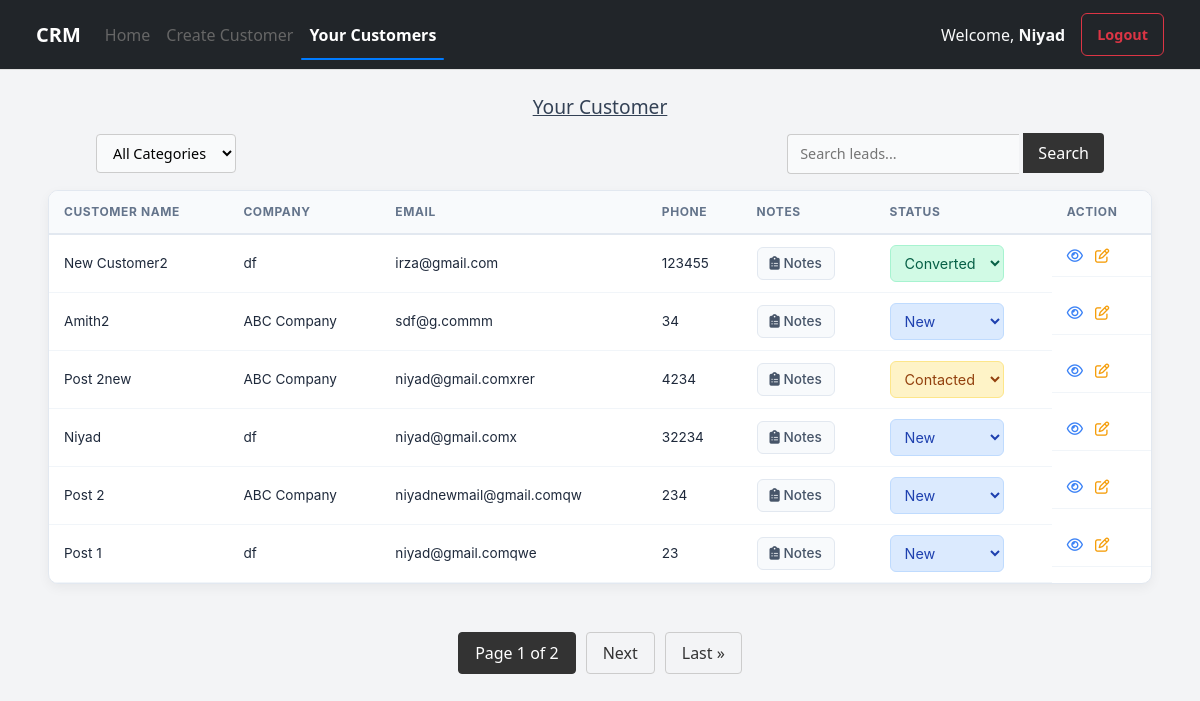
The page /customer-list/ (signed in) on the database as committed earlier.
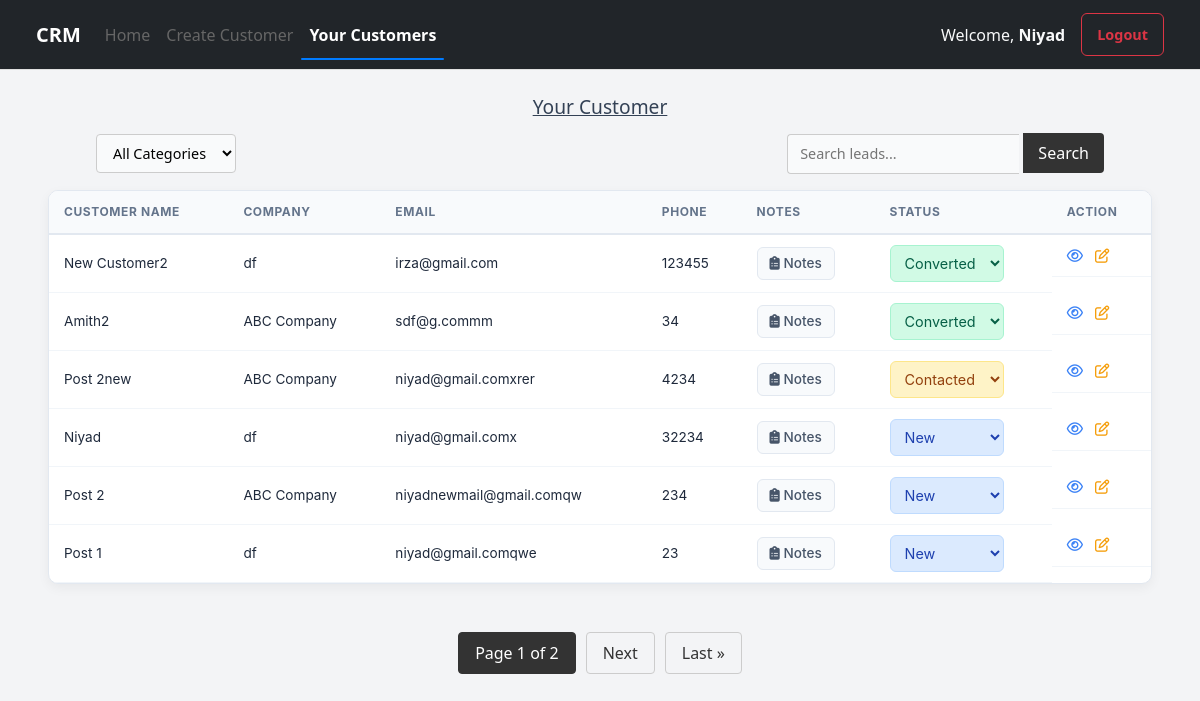
The same page on the database as committed later.
### crm/models.py (models this page shows, shortened)
class Customer(models.Model):
    LEAD_STATUS = [
        ('new', 'New'),
        ('contacted', 'Contacted'),
        ('follow_up', 'Follow Up'),
        ('converted', 'Converted'),
        ('lost', 'Lost'),
    ]
    name =  models.CharField(max_length=100)
    email = models.EmailField(unique=True)
    phone = models.IntegerField()
    company = models.CharField(max_length=100, blank=True)
    lead_status = models.CharField(max_length=20, choices=LEAD_STATUS, default='new')
    favorite_category = models.CharField(max_length=50,choices=CATEGORY_CHOICES)
    assigned_user = models.ForeignKey(User, on_delete=models.CASCADE, related_name='customers',blank=True,null=True)
    created_at = models.DateTimeField(auto_now_add=True)

### crm/views.py (the view, shortened to what this page needs)
# urls.py: path('customer-list/',customer_list,name="customer-list"),
@login_required
def customer_list(request):
    if not request.user.is_active:
        return redirect('login')
    if request.user.is_superuser:
        customers = Customer.objects.all()
        items_per_page = 7
    else:
        customers = Customer.objects.filter(assigned_user=request.user)
        items_per_page = 6
    status_value = request.GET.get('status', 'all_category')
    customer_filter = request.GET.get('customer_filter', 'all')
    search_q = request.GET.get('q', '')
    if search_q:
        customers = customers.filter(Q(name__icontains=search_q) | Q(company__icontains=search_q))
    if customer_filter == 'assigned':
        customers = customers.filter(assigned_user__isnull=False)
    elif customer_filter == 'unassigned':
        customers = customers.filter(assigned_user__isnull=True)
    if status_value in ['new', 'contacted', 'follow_up', 'converted', 'lost']:
        customers = customers.filter(lead_status=status_value)
    paginator = Paginator(customers,items_per_page)
    page_number = request.GET.get('page')
    page_obj = paginator.get_page(page_number)
    return render(request,'customer_list.html',{'customer_list':page_obj,'active_filter':customer_filter,'active_status_value':status_value,'search_q':search_q})

### templates/customer_list.html (shortened to what the changed rows need)
{% extends 'base.html' %}
{% block content %}
    <div class="table-wrapper">
        <table>
            <thead>
                <tr>
                    <th>Customer Name</th>
                    <th>Company</th>
                    <th>Email</th>
                    {% if user.is_superuser %}
                        <th>Assigned User</th>
                    {% else %}
                        <th>Phone</th>
                    {% endif %}
                    <th>Notes</th>
                    <th>Status</th>
                    <th>Action</th>
                </tr>
            </thead>
            <tbody>
                {% if customer_list %}
                    {% for item in customer_list %}
                        <tr>
                            <td>{{item.name}}</td>
                            <td>{{item.company}}</td>
                            <td>{{item.email}}</td>
                            {% if not user.is_superuser %}
                                <td>{{item.phone}}</td>
                                <td>
                                    <button type="button"
                                            class="btn-notes"
                                            data-bs-toggle="modal"
                                            data-bs-target="#notesModal{{item.id}}">
                                        <i class="fa-solid fa-clipboard-list"></i> Notes
                                    </button>
                                </td>
                                <td>
                                    <form method="POST" action="{% url 'customer-list' %}?page={{customer_list.number}}&status={{active_status_value}}&customer_filter={{active_filter}}" class="status-form">
                                        <select name="new_status" onchange="this.form.submit()" class="status-select status-{{item.lead_status}}">
                                            {% for code, name in item.LEAD_STATUS %}
                                                <option value="{{ code }}" {% if item.lead_status == code %}selected{% endif %}>
                                                    {{ name }}
                                                </option>
                                            {% endfor %}
                                        </select>
                                    </form>
                                </td>
                            {% endif %}
                            <td class="action-group">
                                <button type="button" data-bs-toggle="modal" data-bs-target="#exampleModal{{item.id}}" class="action-btn btn-view" title="View Details">
                                    <i class="fa-regular fa-eye"></i>
                                </button>
                                <a href="{% url 'edit-customer' item.id %}" class="action-btn btn-edit" title="Edit Customer">
                                    <i class="fa-regular fa-pen-to-square"></i>
                                </a>
                            </td>
                        </tr>
                    {% endfor %}
                {% endif %}
            </tbody>
        </table>
    </div>
{% endblock content %}

Rows that differ between the two databases and show on the page:
changed Customer "Amith2": new_status "New" → "Converted"
